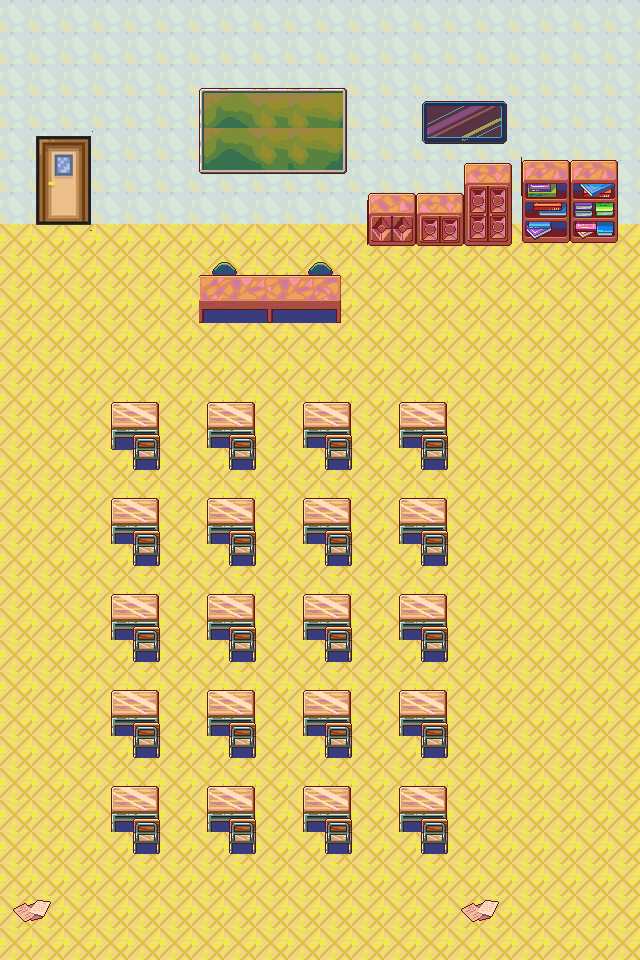

A 2D game scene composited from a Tiled map and its tileset images. What follows is a short description and the map's XML, with every tile layer's data as written:
An orthogonal 20x30 tile map with 32x32 px tiles, 3 tile layers (Bottom, Top, Top2), 2 tilesets and 26 objects.

<map version="1.10" tiledversion="1.11.0" orientation="orthogonal" renderorder="right-down" width="20" height="30" tilewidth="32" tileheight="32" infinite="0" nextlayerid="11" nextobjectid="34">
 <tileset firstgid="1" source="School.tsx" />
 <tileset firstgid="325" source="doors.tsx" />
 <layer id="1" name="Bottom" width="20" height="30">
  <data encoding="csv">
92,92,92,92,92,92,92,92,92,92,92,92,92,92,92,92,92,92,92,92,
92,92,92,92,92,92,92,92,92,92,92,92,92,92,92,92,92,92,92,92,
92,92,92,92,92,92,92,92,92,92,92,92,92,92,92,92,92,92,92,92,
92,92,92,92,92,92,92,92,92,92,92,92,92,92,92,92,92,92,92,92,
92,92,92,92,92,92,92,92,92,92,92,92,92,92,92,92,92,92,92,92,
92,92,92,92,92,92,92,92,92,92,92,92,92,92,92,92,92,92,92,92,
92,92,92,92,92,92,92,92,92,92,92,92,92,92,92,92,92,92,92,92,
4,4,4,4,4,4,4,4,4,4,4,4,4,4,4,4,4,4,4,4,
4,4,4,4,4,4,4,4,4,4,4,4,4,4,4,4,4,4,4,4,
4,4,4,4,4,4,4,4,4,4,4,4,4,4,4,4,4,4,4,4,
4,4,4,4,4,4,4,4,4,4,4,4,4,4,4,4,4,4,4,4,
4,4,4,4,4,4,4,4,4,4,4,4,4,4,4,4,4,4,4,4,
4,4,4,4,4,4,4,4,4,4,4,4,4,4,4,4,4,4,4,4,
4,4,4,4,4,4,4,4,4,4,4,4,4,4,4,4,4,4,4,4,
4,4,4,4,4,4,4,4,4,4,4,4,4,4,4,4,4,4,4,4,
4,4,4,4,4,4,4,4,4,4,4,4,4,4,4,4,4,4,4,4,
4,4,4,4,4,4,4,4,4,4,4,4,4,4,4,4,4,4,4,4,
4,4,4,4,4,4,4,4,4,4,4,4,4,4,4,4,4,4,4,4,
4,4,4,4,4,4,4,4,4,4,4,4,4,4,4,4,4,4,4,4,
4,4,4,4,4,4,4,4,4,4,4,4,4,4,4,4,4,4,4,4,
4,4,4,4,4,4,4,4,4,4,4,4,4,4,4,4,4,4,4,4,
4,4,4,4,4,4,4,4,4,4,4,4,4,4,4,4,4,4,4,4,
4,4,4,4,4,4,4,4,4,4,4,4,4,4,4,4,4,4,4,4,
4,4,4,4,4,4,4,4,4,4,4,4,4,4,4,4,4,4,4,4,
4,4,4,4,4,4,4,4,4,4,4,4,4,4,4,4,4,4,4,4,
4,4,4,4,4,4,4,4,4,4,4,4,4,4,4,4,4,4,4,4,
4,4,4,4,4,4,4,4,4,4,4,4,4,4,4,4,4,4,4,4,
4,4,4,4,4,4,4,4,4,4,4,4,4,4,4,4,4,4,4,4,
4,4,4,4,4,4,4,4,4,4,4,4,4,4,4,4,4,4,4,4,
4,4,4,4,4,4,4,4,4,4,4,4,4,4,4,4,4,4,4,4
</data>
 </layer>
 <layer id="2" name="Top" width="20" height="30">
  <data encoding="csv">
0,0,0,0,0,0,0,0,0,0,0,0,0,0,0,0,0,0,0,0,
0,0,0,0,0,0,0,0,0,0,0,0,0,0,0,0,0,0,0,0,
0,0,0,0,0,0,69,70,71,71,72,0,0,0,0,0,0,0,0,0,
0,0,0,0,0,0,87,88,89,89,90,0,0,112,113,114,0,0,0,0,
0,351,352,353,0,0,87,88,89,89,90,0,0,130,131,132,123,124,125,126,
0,359,360,361,0,0,105,106,107,107,108,134,135,136,137,138,141,142,143,144,
0,367,368,369,0,0,0,0,0,0,151,152,153,154,155,156,159,160,161,162,
0,375,376,377,0,0,0,0,0,0,169,170,171,172,173,174,177,178,179,180,
0,0,0,0,0,0,199,200,0,199,200,0,0,0,0,0,0,0,0,0,
0,0,0,0,0,0,217,218,0,217,218,0,0,0,0,0,0,0,0,0,
0,0,0,0,0,0,0,0,0,0,0,0,0,0,0,0,0,0,0,0,
0,0,0,0,0,0,0,0,0,0,0,0,0,0,0,0,0,0,0,0,
0,0,0,269,270,0,269,270,0,269,270,0,269,270,0,0,0,0,0,0,
0,0,0,287,288,0,287,288,0,287,288,0,287,288,0,0,0,0,0,0,
0,0,0,305,306,0,0,0,0,0,0,0,0,0,0,0,0,0,0,0,
0,0,0,269,270,0,269,270,0,269,270,0,269,270,0,0,0,0,0,0,
0,0,0,287,288,0,287,288,0,287,288,0,287,288,0,0,0,0,0,0,
0,0,0,0,0,0,0,0,0,0,0,0,0,0,0,0,0,0,0,0,
0,0,0,269,270,0,269,270,0,269,270,0,269,270,0,0,0,0,0,0,
0,0,0,287,288,0,287,288,0,287,288,0,287,288,0,0,0,0,0,0,
0,0,0,0,0,0,0,0,0,0,0,0,0,0,0,0,0,0,0,0,
0,0,0,269,270,0,269,270,0,269,270,0,269,270,0,0,0,0,0,0,
0,0,0,287,288,0,287,288,0,287,288,0,287,288,0,0,0,0,0,0,
0,0,0,0,0,0,0,0,0,0,0,0,0,0,0,0,0,0,0,0,
0,0,0,269,270,0,269,270,0,269,270,0,269,270,0,0,0,0,0,0,
0,0,0,287,288,0,287,288,0,287,288,0,287,288,0,0,0,0,0,0,
0,0,0,0,0,0,0,0,0,0,0,0,0,0,0,0,0,0,0,0,
0,0,0,0,0,0,0,0,0,0,0,0,0,0,0,0,0,0,0,0,
320,321,0,0,0,0,0,0,0,0,0,0,0,0,320,321,0,0,0,0,
0,0,0,0,0,0,0,0,0,0,0,0,0,0,0,0,0,0,0,0
</data>
 </layer>
 <layer id="3" name="Top2" width="20" height="30">
  <data encoding="csv">
0,0,0,0,0,0,0,0,0,0,0,0,0,0,0,0,0,0,0,0,
0,0,0,0,0,0,0,0,0,0,0,0,0,0,0,0,0,0,0,0,
0,0,0,0,0,0,0,0,0,0,0,0,0,0,0,0,0,0,0,0,
0,0,0,0,0,0,0,0,0,0,0,0,0,0,0,0,0,0,0,0,
0,0,0,0,0,0,0,0,0,0,0,0,0,0,0,0,0,0,0,0,
0,0,0,0,0,0,0,0,0,0,0,0,0,0,0,0,0,0,0,0,
0,0,0,0,0,0,0,0,0,0,0,0,0,0,0,0,0,0,0,0,
0,0,0,0,0,0,0,0,0,0,0,0,0,0,0,0,0,0,0,0,
0,0,0,0,0,0,59,60,61,62,63,0,0,0,0,0,0,0,0,0,
0,0,0,0,0,0,77,78,79,80,81,0,0,0,0,0,0,0,0,0,
0,0,0,0,0,0,95,96,97,98,99,0,0,0,0,0,0,0,0,0,
0,0,0,0,0,0,0,0,0,0,0,0,0,0,0,0,0,0,0,0,
0,0,0,0,0,0,0,0,0,0,0,0,0,0,0,0,0,0,0,0,
0,0,0,0,230,0,0,230,0,0,230,0,0,230,0,0,0,0,0,0,
0,0,0,0,248,0,0,248,0,0,248,0,0,248,0,0,0,0,0,0,
0,0,0,0,0,0,0,0,0,0,0,0,0,0,0,0,0,0,0,0,
0,0,0,0,230,0,0,230,0,0,230,0,0,230,0,0,0,0,0,0,
0,0,0,0,248,0,0,248,0,0,248,0,0,248,0,0,0,0,0,0,
0,0,0,0,0,0,0,0,0,0,0,0,0,0,0,0,0,0,0,0,
0,0,0,0,230,0,0,230,0,0,230,0,0,230,0,0,0,0,0,0,
0,0,0,0,248,0,0,248,0,0,248,0,0,248,0,0,0,0,0,0,
0,0,0,0,0,0,0,0,0,0,0,0,0,0,0,0,0,0,0,0,
0,0,0,0,230,0,0,230,0,0,230,0,0,230,0,0,0,0,0,0,
0,0,0,0,248,0,0,248,0,0,248,0,0,248,0,0,0,0,0,0,
0,0,0,0,0,0,0,0,0,0,0,0,0,0,0,0,0,0,0,0,
0,0,0,0,230,0,0,230,0,0,230,0,0,230,0,0,0,0,0,0,
0,0,0,0,248,0,0,248,0,0,248,0,0,248,0,0,0,0,0,0,
0,0,0,0,0,0,0,0,0,0,0,0,0,0,0,0,0,0,0,0,
0,0,0,0,0,0,0,0,0,0,0,0,0,0,0,0,0,0,0,0,
0,0,0,0,0,0,0,0,0,0,0,0,0,0,0,0,0,0,0,0
</data>
 </layer>
 <objectgroup id="5" name="Escritorio">
  <object id="1" x="198" y="265" width="145" height="56" />
  <object id="4" x="110" y="402" width="49" height="63" />
  <object id="5" x="207" y="402" width="46" height="66" />
  <object id="6" x="302" y="402" width="49" height="67" />
  <object id="7" x="400" y="402" width="45" height="65" />
  <object id="8" x="400" y="497" width="47" height="66" />
  <object id="9" x="304" y="497" width="46" height="67" />
  <object id="10" x="208" y="498" width="47" height="67" />
  <object id="11" x="110" y="499" width="49" height="67" />
  <object id="12" x="111" y="595" width="48" height="66" />
  <object id="13" x="208" y="596" width="44" height="64" />
  <object id="14" x="304" y="595" width="49" height="66" />
  <object id="15" x="400" y="596" width="47" height="64" />
  <object id="16" x="400" y="691" width="48" height="68" />
  <object id="17" x="304" y="692" width="47" height="67" />
  <object id="18" x="209" y="691" width="45" height="67" />
  <object id="19" x="112" y="690" width="46" height="67" />
  <object id="20" x="113" y="789" width="46" height="64" />
  <object id="21" x="207" y="786" width="46" height="68" />
  <object id="22" x="303" y="788" width="49" height="65" />
  <object id="23" x="400" y="786" width="47" height="69" />
 </objectgroup>
 <objectgroup id="6" name="Mueble">
  <object id="3" x="369" y="156" width="248" height="88" />
 </objectgroup>
 <objectgroup id="7" name="Puerta">
  <object id="24" x="35" y="133" width="56" height="91" />
 </objectgroup>
 <objectgroup id="8" name="Aula">
  <object id="31" x="2" y="220" width="638" height="740" />
 </objectgroup>
 <objectgroup id="10" name="Hojas">
  <object id="32" x="462" y="897" width="37" height="30" />
  <object id="33" x="11" y="897" width="42" height="28" />
 </objectgroup>
</map>